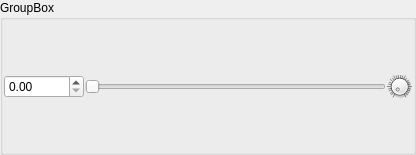
<?xml version="1.0" encoding="UTF-8"?>
<ui version="4.0">
 <class>Form</class>
 <widget class="QWidget" name="Form">
  <property name="geometry">
   <rect>
    <x>0</x>
    <y>0</y>
    <width>416</width>
    <height>155</height>
   </rect>
  </property>
  <property name="sizePolicy">
   <sizepolicy hsizetype="Expanding" vsizetype="Expanding">
    <horstretch>0</horstretch>
    <verstretch>0</verstretch>
   </sizepolicy>
  </property>
  <property name="minimumSize">
   <size>
    <width>0</width>
    <height>0</height>
   </size>
  </property>
  <property name="windowTitle">
   <string>Form</string>
  </property>
  <layout class="QVBoxLayout" name="verticalLayout_2">
   <property name="spacing">
    <number>0</number>
   </property>
   <property name="margin">
    <number>0</number>
   </property>
   <item>
    <widget class="QGroupBox" name="groupBox">
     <property name="title">
      <string>GroupBox</string>
     </property>
     <layout class="QVBoxLayout" name="verticalLayout">
      <property name="spacing">
       <number>1</number>
      </property>
      <property name="leftMargin">
       <number>1</number>
      </property>
      <property name="topMargin">
       <number>1</number>
      </property>
      <property name="rightMargin">
       <number>1</number>
      </property>
      <property name="bottomMargin">
       <number>0</number>
      </property>
      <item>
       <layout class="QHBoxLayout" name="horizontalLayout">
        <property name="spacing">
         <number>0</number>
        </property>
       </layout>
      </item>
      <item>
       <layout class="QGridLayout" name="gridLayout">
        <property name="horizontalSpacing">
         <number>0</number>
        </property>
        <property name="verticalSpacing">
         <number>1</number>
        </property>
       </layout>
      </item>
      <item>
       <layout class="QHBoxLayout" name="lowerLayout">
        <property name="spacing">
         <number>1</number>
        </property>
        <item>
         <widget class="QDoubleSpinBox" name="doubleSpinBox">
          <property name="sizePolicy">
           <sizepolicy hsizetype="Minimum" vsizetype="Fixed">
            <horstretch>0</horstretch>
            <verstretch>0</verstretch>
           </sizepolicy>
          </property>
          <property name="minimumSize">
           <size>
            <width>80</width>
            <height>0</height>
           </size>
          </property>
         </widget>
        </item>
        <item>
         <widget class="QSlider" name="horizontalSlider">
          <property name="orientation">
           <enum>Qt::Horizontal</enum>
          </property>
         </widget>
        </item>
        <item>
         <widget class="QDial" name="dial">
          <property name="sizePolicy">
           <sizepolicy hsizetype="Fixed" vsizetype="Fixed">
            <horstretch>0</horstretch>
            <verstretch>0</verstretch>
           </sizepolicy>
          </property>
          <property name="maximumSize">
           <size>
            <width>25</width>
            <height>25</height>
           </size>
          </property>
          <property name="autoFillBackground">
           <bool>false</bool>
          </property>
          <property name="orientation">
           <enum>Qt::Horizontal</enum>
          </property>
          <property name="invertedAppearance">
           <bool>false</bool>
          </property>
          <property name="wrapping">
           <bool>false</bool>
          </property>
          <property name="notchesVisible">
           <bool>true</bool>
          </property>
         </widget>
        </item>
       </layout>
      </item>
     </layout>
    </widget>
   </item>
  </layout>
 </widget>
 <resources/>
 <connections>
  <connection>
   <sender>horizontalSlider</sender>
   <signal>valueChanged(int)</signal>
   <receiver>dial</receiver>
   <slot>setValue(int)</slot>
   <hints>
    <hint type="sourcelabel">
     <x>385</x>
     <y>137</y>
    </hint>
    <hint type="destinationlabel">
     <x>411</x>
     <y>142</y>
    </hint>
   </hints>
  </connection>
  <connection>
   <sender>dial</sender>
   <signal>valueChanged(int)</signal>
   <receiver>horizontalSlider</receiver>
   <slot>setValue(int)</slot>
   <hints>
    <hint type="sourcelabel">
     <x>401</x>
     <y>122</y>
    </hint>
    <hint type="destinationlabel">
     <x>265</x>
     <y>127</y>
    </hint>
   </hints>
  </connection>
 </connections>
</ui>
